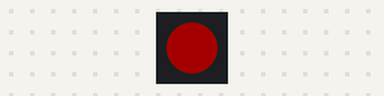
Recording of a program running on a simulated CircuitPython board. Shown: 1 RGB LEDs in strip order, left to right. Dim RGB values are drawn brighter than linear; what the program prints to the serial console is not drawn.

Above: at 0.5 s.
At 1.5 s:
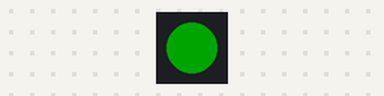
At 2.5 s:
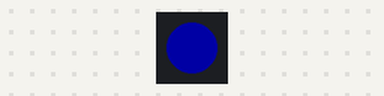
At 3.5 s:
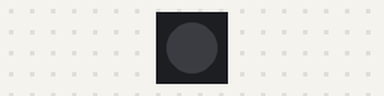
Timing chart, 0 to 5.2 s (numbered marks = the images above):
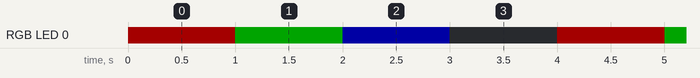

The program:

code.py
```python
import board
import neopixel
import time

print("Hello World!")

RED = (127, 0, 0)
GREEN = (0, 127, 0)
BLUE = (0, 0, 127)
OFF = (0, 0, 0)

pixel = neopixel.NeoPixel(board.NEOPIXEL, 1, brightness=0.3)


while __name__ == '__main__':
    pixel.fill(RED)
    time.sleep(1)
    pixel.fill(GREEN)
    time.sleep(1)
    pixel.fill(BLUE)
    time.sleep(1)
    pixel.fill(OFF)
    time.sleep(1)
```

Measured:
- by itself, RGB LED 0: repeats every 4.0 s: RGB(0, 38, 0) 1.0 s, RGB(0, 0, 38) 1.0 s, off 1.0 s, RGB(38, 0, 0) 1.0 s
- by itself, everything shown: repeats every 4.0 s, in 4 steps
